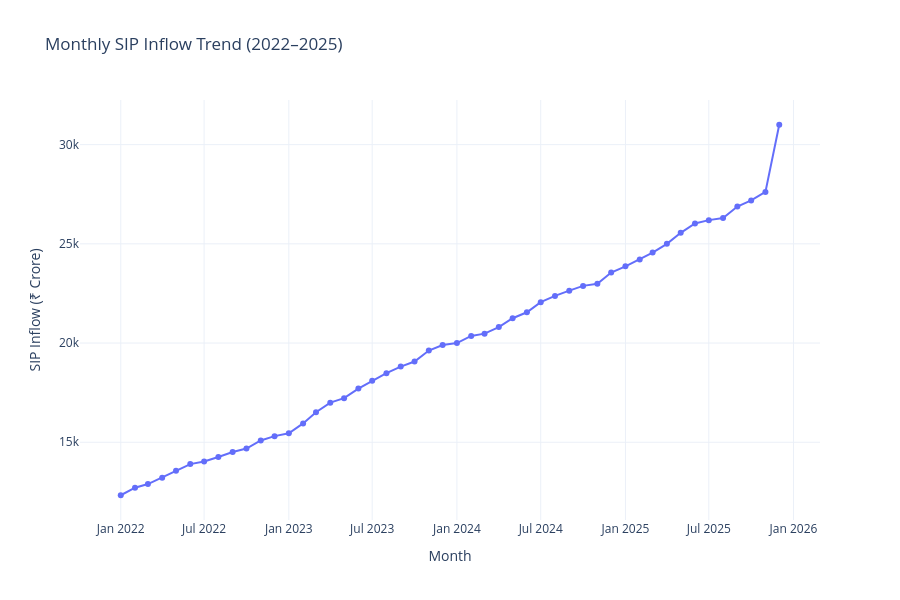

This figure's notebook cell:
### Code cell
fig = px.line(
    sip,
    x="month",
    y="sip_inflow_cr",
    title="Monthly SIP Inflow Trend (2022–2025)",
    markers=True
)

fig.update_layout(
    template="plotly_white",
    xaxis_title="Month",
    yaxis_title="SIP Inflow (₹ Crore)",
    height=600
)

fig.show()

### Figure 1 — Plotly figure (JSON) as saved in the notebook; plotly's stock layout.template omitted (floating-point values rounded to 4 significant figures)
{"data": [{"hovertemplate": "month=%{x}<br>sip_inflow_cr=%{y}<extra></extra>", "legendgroup": "", "line": {"color": "#636efa", "dash": "solid"}, "marker": {"symbol": "circle"}, "mode": "lines+markers", "name": "", "orientation": "v", "showlegend": false, "type": "scatter", "x": ["2022-01-01T00:00:00", "2022-02-01T00:00:00", "2022-03-01T00:00:00", "2022-04-01T00:00:00", "2022-05-01T00:00:00", "2022-06-01T00:00:00", "2022-07-01T00:00:00", "2022-08-01T00:00:00", "2022-09-01T00:00:00", "2022-10-01T00:00:00", "2022-11-01T00:00:00", "2022-12-01T00:00:00", "2023-01-01T00:00:00", "2023-02-01T00:00:00", "2023-03-01T00:00:00", "2023-04-01T00:00:00", "2023-05-01T00:00:00", "2023-06-01T00:00:00", "2023-07-01T00:00:00", "2023-08-01T00:00:00", "2023-09-01T00:00:00", "2023-10-01T00:00:00", "2023-11-01T00:00:00", "2023-12-01T00:00:00", "2024-01-01T00:00:00", "2024-02-01T00:00:00", "2024-03-01T00:00:00", "2024-04-01T00:00:00", "2024-05-01T00:00:00", "2024-06-01T00:00:00", "2024-07-01T00:00:00", "2024-08-01T00:00:00", "2024-09-01T00:00:00", "2024-10-01T00:00:00", "2024-11-01T00:00:00", "2024-12-01T00:00:00", "2025-01-01T00:00:00", "2025-02-01T00:00:00", "2025-03-01T00:00:00", "2025-04-01T00:00:00", "2025-05-01T00:00:00", "2025-06-01T00:00:00", "2025-07-01T00:00:00", "2025-08-01T00:00:00", "2025-09-01T00:00:00", "2025-10-01T00:00:00", "2025-11-01T00:00:00", "2025-12-01T00:00:00"], "xaxis": "x", "y": [12329, 12711, 12894, 13215, 13559, 13899, 14029, 14258, 14511, 14684, 15091, 15308, 15453, 15949, 16510, 16995, 17222, 17705, 18101, 18481, 18813, 19068, 19621, 19897, 19997, 20357, 20473, 20805, 21249, 21551, 22060, 22376, 22641, 22881, 22985, 23555, 23866, 24215, 24558, 24999, 25555, 26028, 26195, 26302, 26880, 27189, 27616, 31002], "yaxis": "y"}], "layout": {"height": 600, "legend": {"tracegroupgap": 0}, "title": {"text": "Monthly SIP Inflow Trend (2022–2025)"}, "xaxis": {"anchor": "y", "domain": [0, 1], "title": {"text": "Month"}}, "yaxis": {"anchor": "x", "domain": [0, 1], "title": {"text": "SIP Inflow (₹ Crore)"}}}}
